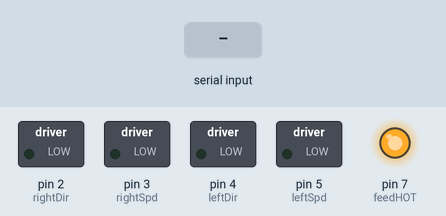
A sketch run on a simulated Arduino Uno, built with avr-gcc and run on an emulated ATmega328P. Parts: switched loads named in the sketch (green lamp = pin HIGH), output pins drawn as LEDs (lit = HIGH). The inputs (shaded band) are chosen by the test bench. What the sketch prints to the serial monitor is not drawn.

Above: at 1.2 s.
1.3 s: "w90\n" received over Serial
At 1.9 s:
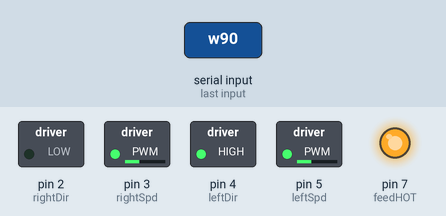
2.8 s: "w,45\n" received over Serial
At 4.0 s:
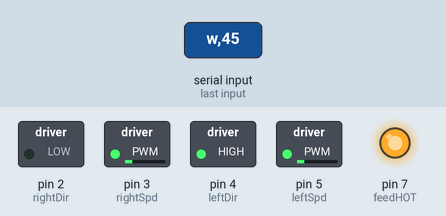
4.3 s: "a90\n" received over Serial
At 5.3 s:
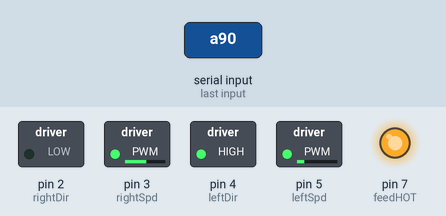
5.8 s: "a,45\n" received over Serial
At 6.5 s:
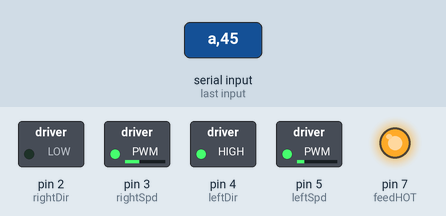
7.3 s: "s90\n" received over Serial
At 7.6 s:
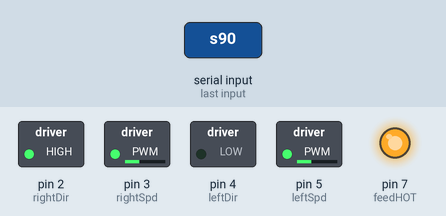
8.8 s: "s,45\n" received over Serial
At 10.0 s:
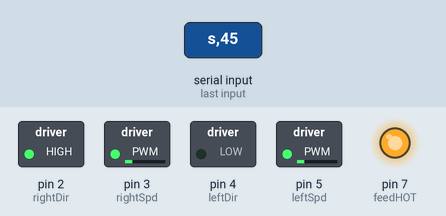
Timing chart, 0 to 11.3 s (numbered marks = the images above; inputs shaded):
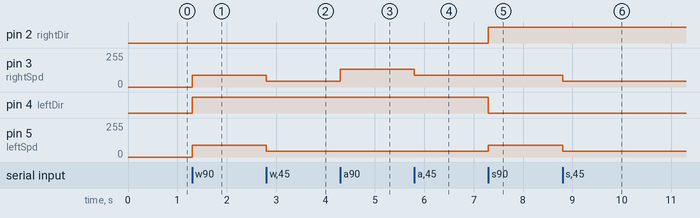

The sketch:

MotorDriver-r5.ino
```cpp
// R3: Jan 23, 2019: Basic functionality     -Greg Lewis
// R4: Jan 23, 2019: Smooth control         -Greg Lewis
// R5L Feb 2, 2019: WASD and Int implementation over serial   -Matt Wells

#define rightSpd 3  // PWM Magnitude
#define rightDir 2  // Digital direction
#define leftSpd 5
#define leftDir 4
#define feedGND 6
#define feedHOT 7

int speed = 0;     //0 = velocity, 1 = turn
int direction = 0;
int speedStep = 12;
int directionStep = 12;

void move(int velocity, int turn);  //Declare the main movement funtion

void setup(void)
{
  Serial.begin(115200);
  Serial.println("setup");
  pinMode(rightSpd, OUTPUT);
  pinMode(rightDir, OUTPUT);
  pinMode(leftSpd, OUTPUT);
  pinMode(leftDir, OUTPUT);
  pinMode(feedGND, OUTPUT);
  pinMode(feedHOT, OUTPUT);
  digitalWrite(feedHOT, HIGH);
  digitalWrite(feedGND, LOW);
}


void loop(void){

  int val = 0;
  char mode = 0;

  while(Serial.available() <= 0);

  do {
    mode = Serial.read();
  } while(mode != 'w' && mode != 'a' && mode != 's' && mode != 'd' && mode != 'z');

  while(Serial.available() <= 0);

  val = Serial.parseInt();


  switch(mode){
    case 'w': speed = val; direction = 0; break; //straight
    case 'a': direction = -val; break; //left
    case 's': speed = -val;  direction = 0; break; //backwards
    case 'd': direction = val; break; //right
    case 'z': speed = 0; direction = 0; break; //stop
  }

  move(speed, direction);

}

void move(int velocity, int turn){  //Velocity is the forward/back speed. Right is positive turn. left is negative
  int leftVelocity;
  int rightVelocity;

  //First, set both wheel values to the velocity (forward or backwards). The turn adjustments will be made next
  leftVelocity = velocity;    //The speed the left wheel turns
  rightVelocity = velocity;   //The speed the right wheel turns

  if(turn > 0){         //If we are turning right
    leftVelocity += turn;   //Adjust speed of left wheel so it turns right

    if(leftVelocity > 255){   //If the left wheel can't turn any faster, slow the right one to increase turning
      rightVelocity -= leftVelocity - 255;  //Subtract the extra from the right wheel
      leftVelocity = 255;   //Left velocity is set to the maximum
    }
  }
    else if(turn < 0){        //If we are turning left
    rightVelocity -= turn;      //Adjust speed of right wheel so it turns left

    if(rightVelocity > 255){    //If the right wheel can't turn any faster, slow the left one to increase turning
      leftVelocity -= rightVelocity - 255;  //Subtract the extra from the right wheel
      rightVelocity = 255;    //Right velocity is set to the maximum
    }
  }

  //The rightVelocity and leftVelocity ints now have a value from -255 to 255

  //Serial.print("leftVelocity: "); Serial.println(leftVelocity);
  //Serial.print("rightVelocity: "); Serial.println(rightVelocity);

  if(leftVelocity > 0){
    digitalWrite(leftDir, HIGH); analogWrite(leftSpd, leftVelocity); //Left forwards
  }
  else if(leftVelocity < 0){
    digitalWrite(leftDir, LOW); analogWrite(leftSpd, leftVelocity * -1); //Left backwards
  }
  else{
    digitalWrite(leftDir, LOW); analogWrite(leftSpd, 0); //Left stop
  }

  if(rightVelocity > 0){
    digitalWrite(rightDir, LOW); analogWrite(rightSpd, rightVelocity); //Right forwards
  }
  else if(rightVelocity < 0){
    digitalWrite(rightDir, HIGH); analogWrite(rightSpd, rightVelocity * -1); //Right backwards
  }
  else{
    digitalWrite(rightDir, LOW); analogWrite(rightSpd, 0); //Right stop
  }
}
```

Measured:
- after the input at 1.3 s, pin 3 (rightSpd), pin 5 (leftSpd): 0/255 → 90/255 at once; pin 4 (leftDir): LOW → HIGH at once
- after the input at 2.8 s, pin 3 (rightSpd), pin 5 (leftSpd): 90/255 → 45/255 at once
- after the input at 4.3 s, pin 3 (rightSpd): 45/255 → 135/255 at once
- after the input at 5.8 s, pin 3 (rightSpd): 135/255 → 90/255 at once
- after the input at 7.3 s, pin 2 (rightDir): LOW → HIGH at once; pin 4 (leftDir): HIGH → LOW at once; pin 5 (leftSpd): 45/255 → 90/255 at once
- after the input at 8.8 s, pin 3 (rightSpd), pin 5 (leftSpd): 90/255 → 45/255 at once
